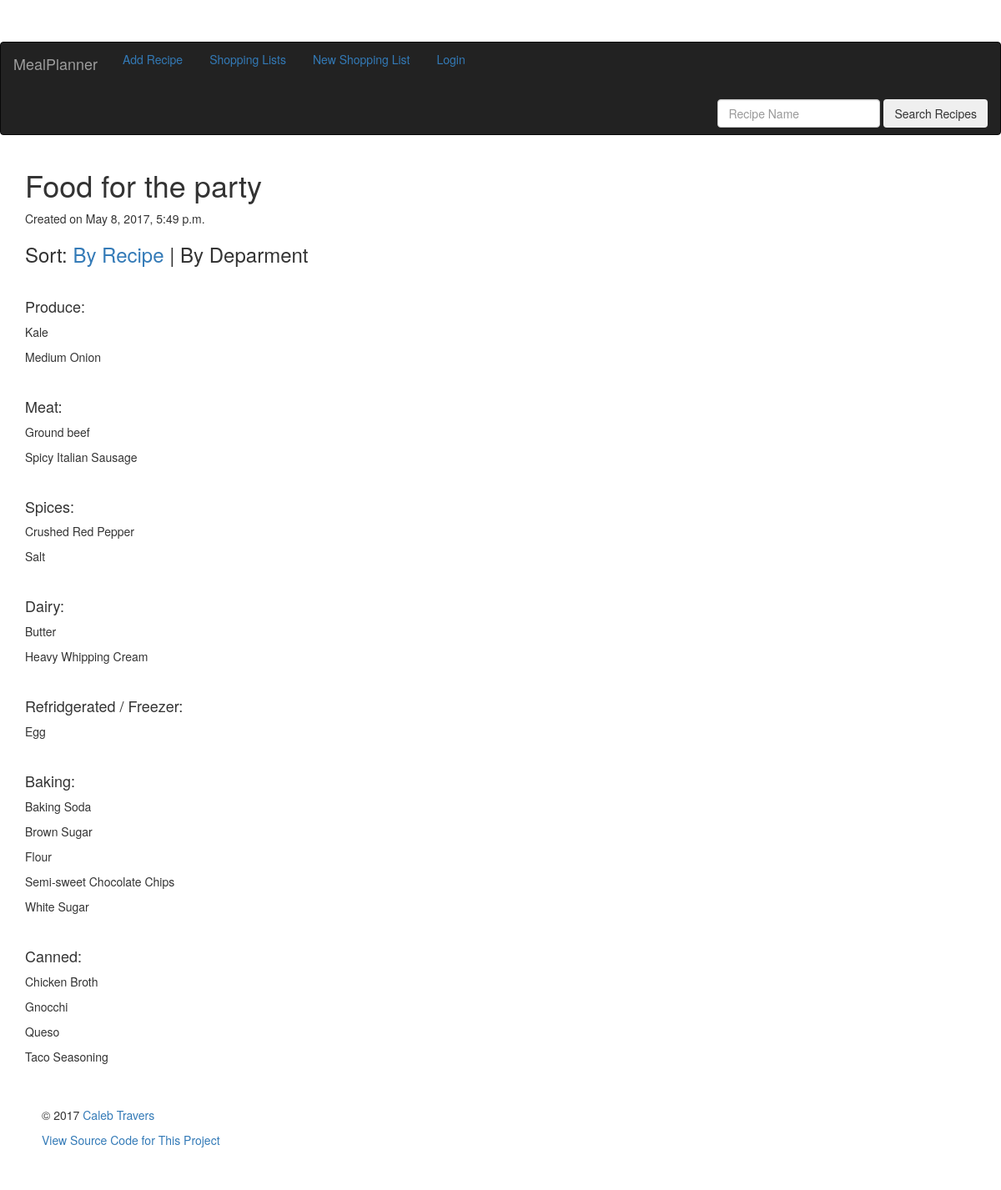
Screenshot of /mealplanner/list/department/6/ with the database file from the repository.
### mealplanner/models.py (models this page shows, shortened)
class ShoppingList(models.Model):
    name = models.CharField(max_length=55)
    created = models.DateTimeField(auto_now_add = True)
    recipes = models.ManyToManyField(Recipe)
    class Meta:
        ordering = ('-created',)
    def produce(self):
        pks = self.recipes.all().values_list('pk', flat=True)
        q = Ingredient.objects.all().filter(category='PR', recipe__pk__in=pks).values('name').distinct().order_by('name')
        return q
    def meat(self):
        pks = self.recipes.all().values_list('pk', flat=True)
        q = Ingredient.objects.all().filter(category='MT', recipe__pk__in=pks).values('name').distinct().order_by('name')
        return q
    def spices(self):
        pks = self.recipes.all().values_list('pk', flat=True)
        q = Ingredient.objects.all().filter(category='SP', recipe__pk__in=pks).values('name').distinct().order_by('name')
        return q
    def dairy(self):
        pks = self.recipes.all().values_list('pk', flat=True)
        q = Ingredient.objects.all().filter(category='DY', recipe__pk__in=pks).values('name').distinct().order_by('name')
        return q
    def freezer(self):
        pks = self.recipes.all().values_list('pk', flat=True)
        q = Ingredient.objects.all().filter(category='FR', recipe__pk__in=pks).values('name').distinct().order_by('name')
        return q
    def bakery(self):
        pks = self.recipes.all().values_list('pk', flat=True)
        q = Ingredient.objects.all().filter(category='BY', recipe__pk__in=pks).values('name').distinct().order_by('name')
        return q
    def baking(self):
        pks = self.recipes.all().values_list('pk', flat=True)
        q = Ingredient.objects.all().filter(category='BK', recipe__pk__in=pks).values('name').distinct().order_by('name')
        return q
    def canned(self):
        pks = self.recipes.all().values_list('pk', flat=True)
        q = Ingredient.objects.all().filter(category='CN', recipe__pk__in=pks).values('name').distinct().order_by('name')
        return q

class Ingredient(models.Model):
    CUP = 'CP'
    TABLESPOON = 'TB'
    TEASPOON = 'TS'
    POUND = 'LB'
    OUNCE = 'OZ'
    FLOUNCE = 'FO'
    NONE = 'NA'
    PRODUCE = 'PR'
    SPICES = 'SP'
    DAIRY = 'DY'
    MEAT = 'MT'
    FREEZER = 'FR'
    BAKING = 'BK'
    BAKERY = 'BY'
    CANNED = 'CN'
    UNIT_OF_MEASURE_CHOICES = (
        (CUP, 'Cup'),
        (TABLESPOON, 'tbs'),
        (TEASPOON, 'tsp'),
        (POUND, 'lb'),
        (OUNCE, 'oz'),
        (FLOUNCE, 'fl oz'),
        (NONE, 'none'),
    )
    CATEGORY_CHOICES = (
        (PRODUCE, 'Produce'),
        (SPICES, 'Spices'),
        (DAIRY, 'Dairy'),
        (MEAT, 'Meat'),
        (FREEZER, 'Refridgerated / Freezer'),
        (BAKING, 'Baking'),
        (BAKERY, 'Bakery'),
        (CANNED, 'Canned / Packaged'),
    )
    name = models.CharField(max_length=55)
    recipe = models.ForeignKey(Recipe)
    category = models.CharField(
        max_length=2,
        choices=CATEGORY_CHOICES,
    )
    quantity = DecimalFractionField(
        max_digits=4,
        decimal_places=2,
        limit_denominator=8,
        coerce_thirds=True,
    )
    unitOfMeasure = models.CharField(
        max_length=2,
        choices=UNIT_OF_MEASURE_CHOICES,
        default=CUP,
    )
    quantity_2 = DecimalFractionField(
        max_digits=4,
        decimal_places=2,
        limit_denominator=8,
        coerce_thirds=True,
        default=0,
        )
    unitOfMeasure_2 = models.CharField(
        max_length=2,
        choices=UNIT_OF_MEASURE_CHOICES,
        default=NONE,
    )
    class Meta:
        ordering = ('category',)

### mealplanner/views.py (the view)
# urls.py: url(r'^list/department/(?P<pk>[0-9]+)/$', views.ListByDepartment.as_view(), name='list-department'),
class ListByDepartment(generic.DetailView):
    model = ShoppingList
    template_name = 'mealplanner/shoppinglist_by_department.html'

### mealplanner/templates/mealplanner/shoppinglist_by_department.html (shortened to what this page needs)
{% extends "mealplanner/base.html" %}
{% block content %}
{% load fractions %}
<div class="container">
    <h1> {{ shoppinglist.name }} </h1>
    <p>Created on {{ shoppinglist.created }}</p>
    <h3>Sort: <a href="{% url 'mealplanner:list-recipe' shoppinglist.pk %}">By Recipe</a> | By Deparment</h3>
        <br>
    {% if shoppinglist.produce %}
    <h4>Produce:</h4>
    {% for ingredient in shoppinglist.produce %}
    <p>{{ ingredient.name }}</p>
    {% endfor %}
    <br>
    {% endif %}
    {% if shoppinglist.meat %}
    <h4>Meat:</h4>
    {% for ingredient in shoppinglist.meat %}
    <p>{{ ingredient.name }}</p>
    {% endfor %}
    <br>
    {% endif %}
    {% if shoppinglist.spices %}
    <h4>Spices:</h4>
    {% for ingredient in shoppinglist.spices %}
    <p>{{ ingredient.name }}</p>
    {% endfor %}
    <br>
    {% endif %}
    {% if shoppinglist.dairy %}
    <h4>Dairy:</h4>
    {% for ingredient in shoppinglist.dairy %}
    <p>{{ ingredient.name }}</p>
    {% endfor %}
    <br>
    {% endif %}
    {% if shoppinglist.freezer %}
    <h4>Refridgerated / Freezer:</h4>
    {% for ingredient in shoppinglist.freezer %}
    <p>{{ ingredient.name }}</p>
    {% endfor %}
    <br>
    {% endif %}
    {% if shoppinglist.baking %}
    <h4>Baking:</h4>
    {% for ingredient in shoppinglist.baking %}
    <p>{{ ingredient.name }}</p>
    {% endfor %}
    <br>
    {% endif %}
    {% if shoppinglist.canned %}
    <h4>Canned:</h4>
    {% for ingredient in shoppinglist.canned %}
    <p>{{ ingredient.name }}</p>
    {% endfor %}
    {% endif %}
</div>
{% endblock %}

### mealplanner/static/mealplanner/starter-template.css (style rules this page uses)
body { padding-top: 5rem; }

### rows the page displays
ShoppingList: name "Food for the party", created "May 8, 2017, 5:49 p.m."
Ingredient: name "Kale"
Ingredient: name "Medium Onion"
Ingredient: name "Ground beef"
Ingredient: name "Spicy Italian Sausage"
Ingredient: name "Egg"
Ingredient: name "Baking Soda"
Ingredient: name "Brown Sugar"
Ingredient: name "Flour"
Ingredient: name "Semi-sweet Chocolate Chips"
Ingredient: name "White Sugar"
Ingredient: name "Gnocchi"
Ingredient: name "Queso"
Ingredient: name "Taco Seasoning"

### other values shown
{{ ingredient.name }} "Crushed Red Pepper" "Salt"
{{ ingredient.name }} "Butter" "Heavy Whipping Cream"
{{ ingredient.name }} "Chicken Broth"
